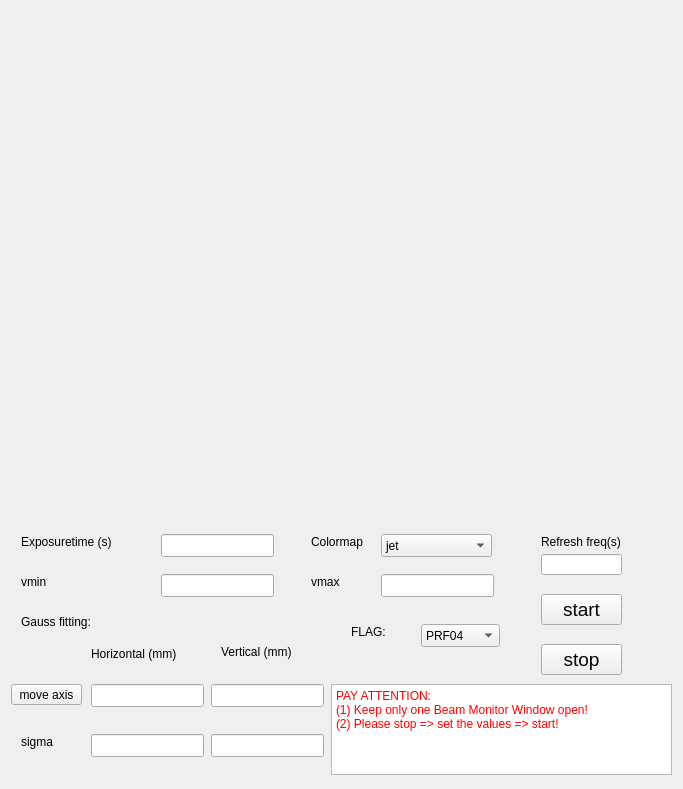
<?xml version="1.0" encoding="UTF-8"?>
<ui version="4.0">
 <class>Form</class>
 <widget class="QWidget" name="Form">
  <property name="geometry">
   <rect>
    <x>0</x>
    <y>0</y>
    <width>683</width>
    <height>789</height>
   </rect>
  </property>
  <property name="windowTitle">
   <string>Beam Monitor</string>
  </property>
  <layout class="QVBoxLayout" name="verticalLayout_3">
   <item>
    <layout class="QVBoxLayout" name="verticalLayout_2" stretch="2,1">
     <item>
      <widget class="MplWidget" name="widget" native="true"/>
     </item>
     <item>
      <widget class="QWidget" name="widget_2" native="true">
       <widget class="QLineEdit" name="lineEdit_4">
        <property name="geometry">
         <rect>
          <x>150</x>
          <y>50</y>
          <width>113</width>
          <height>23</height>
         </rect>
        </property>
       </widget>
       <widget class="QPushButton" name="pushButton">
        <property name="geometry">
         <rect>
          <x>530</x>
          <y>70</y>
          <width>81</width>
          <height>31</height>
         </rect>
        </property>
        <property name="font">
         <font>
          <pointsize>14</pointsize>
         </font>
        </property>
        <property name="text">
         <string>start</string>
        </property>
       </widget>
       <widget class="QLabel" name="label_8">
        <property name="geometry">
         <rect>
          <x>10</x>
          <y>210</y>
          <width>91</width>
          <height>16</height>
         </rect>
        </property>
        <property name="text">
         <string>sigma</string>
        </property>
       </widget>
       <widget class="QLabel" name="label_6">
        <property name="geometry">
         <rect>
          <x>80</x>
          <y>120</y>
          <width>111</width>
          <height>20</height>
         </rect>
        </property>
        <property name="text">
         <string>Horizontal (mm)</string>
        </property>
       </widget>
       <widget class="QLabel" name="label_5">
        <property name="geometry">
         <rect>
          <x>10</x>
          <y>90</y>
          <width>91</width>
          <height>16</height>
         </rect>
        </property>
        <property name="text">
         <string>Gauss fitting:</string>
        </property>
       </widget>
       <widget class="QLineEdit" name="lineEdit_6">
        <property name="geometry">
         <rect>
          <x>200</x>
          <y>210</y>
          <width>113</width>
          <height>23</height>
         </rect>
        </property>
       </widget>
       <widget class="QLabel" name="label_2">
        <property name="geometry">
         <rect>
          <x>300</x>
          <y>10</y>
          <width>91</width>
          <height>16</height>
         </rect>
        </property>
        <property name="text">
         <string>Colormap</string>
        </property>
       </widget>
       <widget class="QComboBox" name="comboBox_2">
        <property name="geometry">
         <rect>
          <x>370</x>
          <y>10</y>
          <width>111</width>
          <height>23</height>
         </rect>
        </property>
        <item>
         <property name="text">
          <string>jet</string>
         </property>
        </item>
        <item>
         <property name="text">
          <string>hot</string>
         </property>
        </item>
        <item>
         <property name="text">
          <string>summer</string>
         </property>
        </item>
        <item>
         <property name="text">
          <string>gnuplot</string>
         </property>
        </item>
       </widget>
       <widget class="QLabel" name="label_3">
        <property name="geometry">
         <rect>
          <x>10</x>
          <y>50</y>
          <width>91</width>
          <height>16</height>
         </rect>
        </property>
        <property name="text">
         <string>vmin</string>
        </property>
       </widget>
       <widget class="QLabel" name="label_7">
        <property name="geometry">
         <rect>
          <x>210</x>
          <y>120</y>
          <width>91</width>
          <height>16</height>
         </rect>
        </property>
        <property name="text">
         <string>Vertical (mm)</string>
        </property>
       </widget>
       <widget class="QLineEdit" name="lineEdit">
        <property name="geometry">
         <rect>
          <x>150</x>
          <y>10</y>
          <width>113</width>
          <height>23</height>
         </rect>
        </property>
       </widget>
       <widget class="QLabel" name="label_4">
        <property name="geometry">
         <rect>
          <x>300</x>
          <y>50</y>
          <width>91</width>
          <height>16</height>
         </rect>
        </property>
        <property name="text">
         <string>vmax</string>
        </property>
       </widget>
       <widget class="QLineEdit" name="lineEdit_5">
        <property name="geometry">
         <rect>
          <x>80</x>
          <y>210</y>
          <width>113</width>
          <height>23</height>
         </rect>
        </property>
       </widget>
       <widget class="QLabel" name="label">
        <property name="geometry">
         <rect>
          <x>10</x>
          <y>10</y>
          <width>111</width>
          <height>16</height>
         </rect>
        </property>
        <property name="text">
         <string>Exposuretime (s)</string>
        </property>
       </widget>
       <widget class="QLineEdit" name="lineEdit_3">
        <property name="geometry">
         <rect>
          <x>370</x>
          <y>50</y>
          <width>113</width>
          <height>23</height>
         </rect>
        </property>
       </widget>
       <widget class="QPushButton" name="pushButton_2">
        <property name="geometry">
         <rect>
          <x>530</x>
          <y>120</y>
          <width>81</width>
          <height>31</height>
         </rect>
        </property>
        <property name="font">
         <font>
          <pointsize>14</pointsize>
         </font>
        </property>
        <property name="text">
         <string>stop</string>
        </property>
       </widget>
       <widget class="QPushButton" name="pushButton_3">
        <property name="geometry">
         <rect>
          <x>0</x>
          <y>160</y>
          <width>71</width>
          <height>21</height>
         </rect>
        </property>
        <property name="text">
         <string>move axis</string>
        </property>
       </widget>
       <widget class="QLineEdit" name="lineEdit_7">
        <property name="geometry">
         <rect>
          <x>80</x>
          <y>160</y>
          <width>113</width>
          <height>23</height>
         </rect>
        </property>
       </widget>
       <widget class="QLineEdit" name="lineEdit_8">
        <property name="geometry">
         <rect>
          <x>200</x>
          <y>160</y>
          <width>113</width>
          <height>23</height>
         </rect>
        </property>
       </widget>
       <widget class="QLineEdit" name="lineEdit_9">
        <property name="geometry">
         <rect>
          <x>530</x>
          <y>30</y>
          <width>81</width>
          <height>21</height>
         </rect>
        </property>
       </widget>
       <widget class="QLabel" name="label_9">
        <property name="geometry">
         <rect>
          <x>530</x>
          <y>10</y>
          <width>111</width>
          <height>16</height>
         </rect>
        </property>
        <property name="text">
         <string>Refresh freq(s)</string>
        </property>
       </widget>
       <widget class="QTextEdit" name="textEdit">
        <property name="geometry">
         <rect>
          <x>320</x>
          <y>160</y>
          <width>341</width>
          <height>91</height>
         </rect>
        </property>
        <property name="html">
         <string>&lt;!DOCTYPE HTML PUBLIC &quot;-//W3C//DTD HTML 4.0//EN&quot; &quot;http://www.w3.org/TR/REC-html40/strict.dtd&quot;&gt;
&lt;html&gt;&lt;head&gt;&lt;meta name=&quot;qrichtext&quot; content=&quot;1&quot; /&gt;&lt;style type=&quot;text/css&quot;&gt;
p, li { white-space: pre-wrap; }
&lt;/style&gt;&lt;/head&gt;&lt;body style=&quot; font-family:'Sans Serif'; font-size:9pt; font-weight:400; font-style:normal;&quot;&gt;
&lt;p style=&quot; margin-top:0px; margin-bottom:0px; margin-left:0px; margin-right:0px; -qt-block-indent:0; text-indent:0px;&quot;&gt;&lt;span style=&quot; color:#ff0000;&quot;&gt;PAY ATTENTION:&lt;/span&gt;&lt;/p&gt;
&lt;p style=&quot; margin-top:0px; margin-bottom:0px; margin-left:0px; margin-right:0px; -qt-block-indent:0; text-indent:0px;&quot;&gt;&lt;span style=&quot; color:#ff0000;&quot;&gt;(1) Keep only one Beam Monitor Window open!&lt;/span&gt;&lt;/p&gt;
&lt;p style=&quot; margin-top:0px; margin-bottom:0px; margin-left:0px; margin-right:0px; -qt-block-indent:0; text-indent:0px;&quot;&gt;&lt;span style=&quot; color:#ff0000;&quot;&gt;(2) Please stop =&amp;gt; set the values =&amp;gt; start!  &lt;/span&gt;&lt;/p&gt;&lt;/body&gt;&lt;/html&gt;</string>
        </property>
       </widget>
       <widget class="QComboBox" name="flag_selec">
        <property name="geometry">
         <rect>
          <x>410</x>
          <y>100</y>
          <width>79</width>
          <height>23</height>
         </rect>
        </property>
        <item>
         <property name="text">
          <string>PRF04</string>
         </property>
        </item>
        <item>
         <property name="text">
          <string>PRF06</string>
         </property>
        </item>
        <item>
         <property name="text">
          <string>PRF07</string>
         </property>
        </item>
        <item>
         <property name="text">
          <string>PRF08</string>
         </property>
        </item>
       </widget>
       <widget class="QLabel" name="label_10">
        <property name="geometry">
         <rect>
          <x>340</x>
          <y>100</y>
          <width>91</width>
          <height>16</height>
         </rect>
        </property>
        <property name="text">
         <string>FLAG:</string>
        </property>
       </widget>
      </widget>
     </item>
    </layout>
   </item>
  </layout>
 </widget>
 <customwidgets>
  <customwidget>
   <class>MplWidget</class>
   <extends>QWidget</extends>
   <header>mplwidget.h</header>
   <container>1</container>
  </customwidget>
 </customwidgets>
 <resources/>
 <connections/>
</ui>
